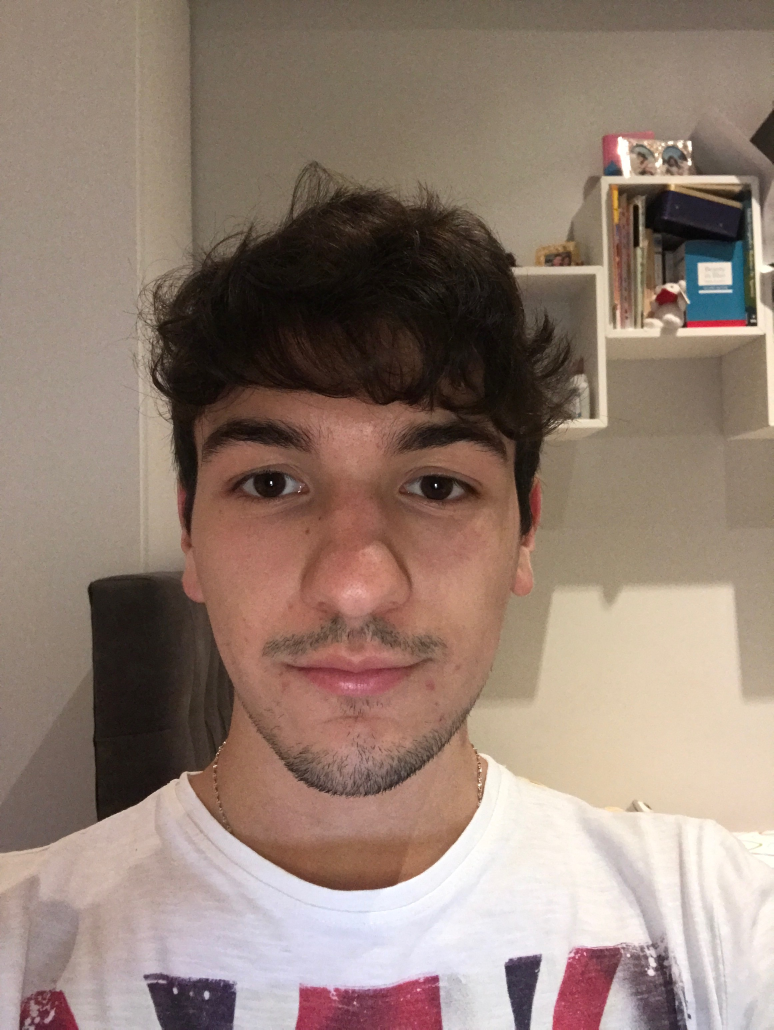
#> input picture notebook/samples/Alessandro/Selfie_1.jpg, 2320 x 3088 px (shown at 1/3 size)
$ jupyter execute --allow-errors deteccao-liveness-notebook.ipynb   (shell and % lines are left out)
#> lines starting #> are read from the running program, lines starting #| are printed output that depends on the picture
# MBA FIAP Inteligência Artificial & Machine Learning

## Visão Computacional: Análise de Imagens Médicas

> Atenção: este notebook foi desenhado para funcionar no **Google Collab**.

## 1. Introdução

Uma determinada fintech focada em consumidores finais pessoa física constataou um grande número de fraudes em transações bancárias.

O setor de fraudes apontou que existem clientes que se queixaram de não contratar serviços específicos, como o crédito pessoal, e após isso transferir para outras contas desconhecidas.

Após análises pelas equipes de segurança, os protocolos de utilização da senha foram realizados em conformidade, ou seja, cada cliente autenticou com sua própria senha de maneira regular.

Em função disso, o banco precisa arcar com reembolsos e medidas de contenção para evitar processos judiciais, pois os clientes alegam terem sido invadidos por hackers ou algo parecido.

Uma das formas de solucionar ou minimizar este problema é com a utilização de outras formas de autenticação, sobretudo em operações críticas, como a obtenção de crédito pessoal.

Desta forma podemos implementar uma verificação de identidade com prova de vida (liveness), que utilize uma verificação e identificação facial.

Caso o cliente não seja autenticado, ele será atendido por uma esteira dedicada e as evidências da não identificação serão encaminhadas para a área de IA para validação dos parâmetros e limiares para aperfeiçoamento do modelo.

Será necessário construir:

* Detector de faces
* Identificação de faces (podendo ser um comparador entre um rosto de documento e outra da prova de vida)
* Detecção de vivacidade (liveness) para evitar que um fraudador utilize uma foto estática.

>Formas alternativas de prover a identificação e prova de vivacidade, além destas que foram solicitadas poderão ser submetidas.

<p align="center">

</p>

Imagem retirada do [Grunge](https://www.grunge.com/192826/company-testing-robocop-facial-recognition-software-with-us-police/).

## 2. Instruções

Este projeto final tem como objetivo explorar os conhecimentos adquiridos nas aulas práticas.

Iremos constuir uma forma de validar se uma determinada imagem foi ou não adulterada e se trata de uma produção fraudade.

Existem diversas formas de validar a vivacidade, e neste sentido conto com a criatividade de vocês dado que já dominam encontrar uma face numa imagem, aplicar marcos faciais e até mesmo construir uma rede neural convulacional.

A abordagem mais simples é pela construção de uma rede neural com imagens de fotos de rostos de outras fotos e fotos de rostos sem modificações. Tal classificador deverá classificar se dada imagem possui vivacidade ou não com uma pontuação de probabilidade.

Referências que abordam o tema para servir de inspiração:

1. [PyImageSearch](https://pyimagesearch.com/2019/03/11/liveness-detection-with-opencv/), Liveness detection with OpenCV;
2. [Kickertech](https://kickertech.com/face-liveness-detection-via-opencv-and-tensorflow/), Liveness detection via OpenCV and Tensorflow.
3. [Towards Data Science](https://towardsdatascience.com/real-time-face-liveness-detection-with-python-keras-and-opencv-c35dc70dafd3?gi=24f8e1b740f9), Real-time face liveness detection with Python, Keras and Opencv2.

Este projeto poderá ser feita por grupos de até 4 pessoas.
Caso este projeto seja substitutivo, deverá ser realizado por apenas uma pessoa.

| Nome dos Integrantes     | RM            | Turma |
| :----------------------- | :-------------| :-----: |
| Vinícius Marcili         | RM 345167      | 1IAR |
| Guilherme             | RM 346006      | 1IAR |
| Fabiana            | RM 345858      | 1IAR |

## 3. Abordagem e organização da solução do problema (2 pontos)

Como o grupo pretende deteccar a prova de vivacidade de uma determinada imagem? Quais os passos e os building blocks deste processo?

**Resposta**:
- Para fazer a prova de vivacidade vamos ter amostras de fotos comuns e fotos de fotos (fakes). Tudo isso no mesmo dataset já com uma coluna indentificando se a foto é real ou fake (coluna type, 0 ou 1).
- Antes de treinar o modelo vamos tirar as faces independente do tipo da imagem
- Depois vamos duplicar a base toda para ter um número maior de amostras, aplicando uma transformação de espelhamento
- Separar em treino e teste
- Construir a rede CNN com `binary_crossentropy` para ter uma saida de % de vivacidade
- A saida deve ser um número que representa a porcantegem de vivacidade da foto

## 4 Desenvolvimento da solução (5,5 pontos)

Detalhe o passo-a-passo do algoritmo de deteção de vivacidade.
Se optar pela construção e treinamento de um modelo de redes neurais convulucionais, apresente a arquitetura, prepare os dados de treinamento, realize o treinamento.

### 4.1 Organização de dados para treinamento de modelo de liveness (2 pontos)

[cell 1]
import matplotlib.pyplot as plt
import tensorflow as tf
import os
import numpy as np
import pandas as pd
from sklearn.model_selection import train_test_split
from sklearn import preprocessing
import cv2
from tqdm import tqdm
from sklearn.metrics import accuracy_score
from os import path

[cell 2]
# Definindo um tamanho para padronizar as imagens
IMAGE_SIZE = [192, 192]
BATCH_SIZE = 25

[cell 3]
# Instanciando classificador de faces
haarcascade = cv2.CascadeClassifier(cv2.data.haarcascades + 'haarcascade_frontalface_default.xml')

[cell 4]
# Pegando todas as imagens da pasta samples
images = []
for dirname, _, filenames in os.walk('samples'):
  for filename in filenames:
    images.append(os.path.join(dirname, filename))
images = pd.DataFrame(images, columns=['filenames'])

[cell 5]
# Atribuindo o nome da pessoa ao caminho da imagem e o tipo da imagem (real [1] ou fake [0])
images['name'] = images['filenames'].apply(lambda x: x.split('/')[1])
images['type'] = images['filenames'].apply(lambda x: 1 if 'Selfie' in x.split('/')[2].split('_')[0] else 0)
images.head(5)

[cell 6]
images.__len__()

#> (a cell that did not finish here is left out)

[cell 8]
# Função para extrair a face da imagem
def get_face(img):
  imagem_gray = cv2.cvtColor(img,cv2.COLOR_BGR2GRAY)
  faces = haarcascade.detectMultiScale(imagem_gray, 1.3, 5)

  if np.array_equal(faces, ()):
    return None

  for (x,y,w,h) in faces:
    result = img[y:y+h, x:x+w]

  return cv2.cvtColor(cv2.resize(result, IMAGE_SIZE, interpolation=cv2.INTER_LANCZOS4), cv2.COLOR_BGR2GRAY)

#> (a cell that did not finish here is left out)

[cell 10]
# Extraindo faces e removendo imagens que não possuem faces
images.loc[:, 'face'] = images['filenames'].apply(lambda x: get_face(cv2.imread(x)))
#> in get_face, img is the input picture: shape (3088, 2320, 3); mean B, G, R 115.1, 126.9, 146.9
#> in get_face, `faces = haarcascade.detectMultiScale(imagem_gray, 1.3, 5)`: faces = [[450, 1029, 1264, 1264]]
#> the loop in get_face, `for (x,y,w,h) in faces:` made 1 pass
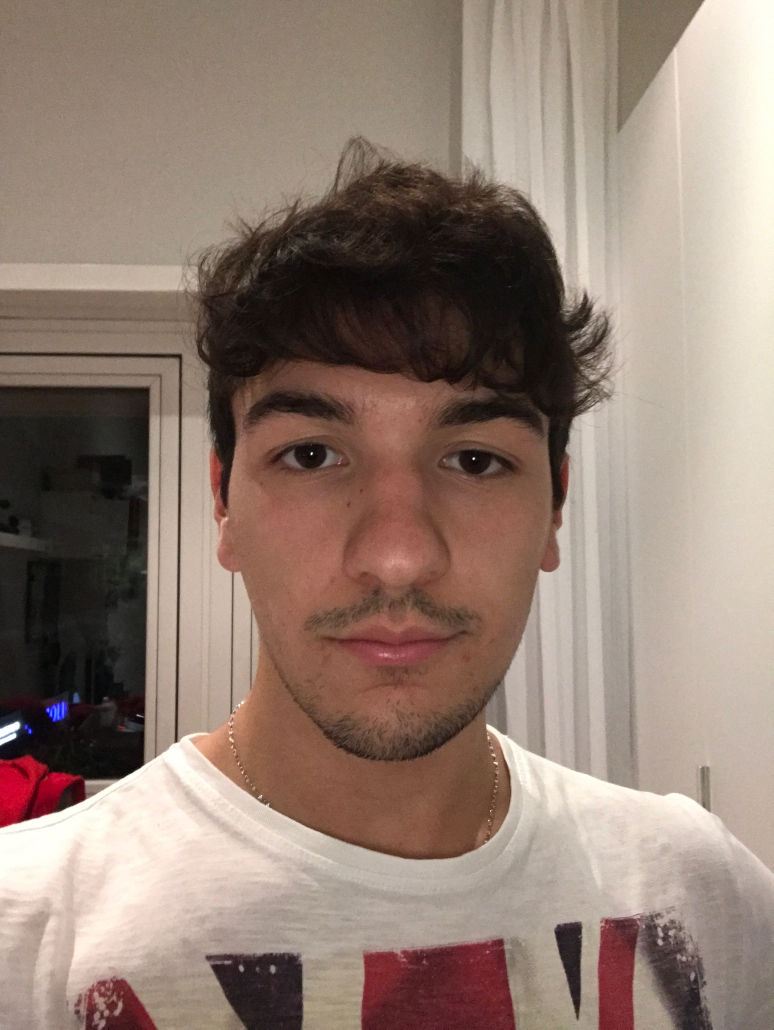
#> input picture notebook/samples/Alessandro/Selfie_5.jpg, 2320 x 3088 px (shown at 1/3 size)
#> in get_face, img is the input picture: shape (3088, 2320, 3); mean B, G, R 115.1, 126.7, 146.4
#> the loop in get_face (call 2), `for (x,y,w,h) in faces:` made 1 pass
#> (x, y, w, h) on pass 1: (563, 975, 1248, 1248)
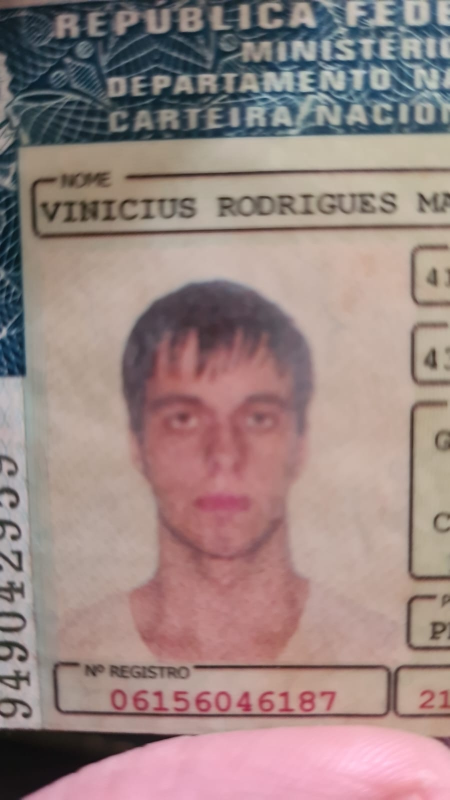
#> input picture notebook/samples/Vinicius/ID_1.jpg, 899 x 1599 px (shown at 1/2 size)
#> in get_face, img is the input picture: shape (1599, 899, 3); mean B, G, R 130.8, 133.9, 154.7
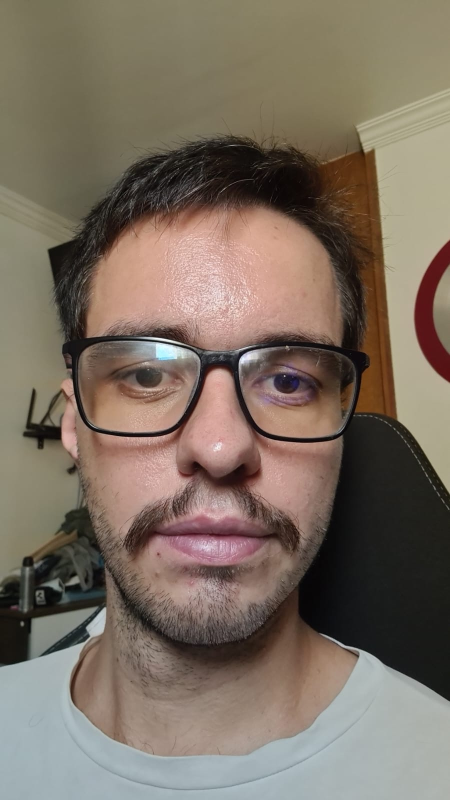
#> input picture notebook/samples/Vinicius/Selfie_1.jpg, 900 x 1600 px (shown at 1/2 size)
#> in get_face (call 4), `imagem_gray = cv2.cvtColor(img,cv2.COLOR_BGR2GRAY)`:
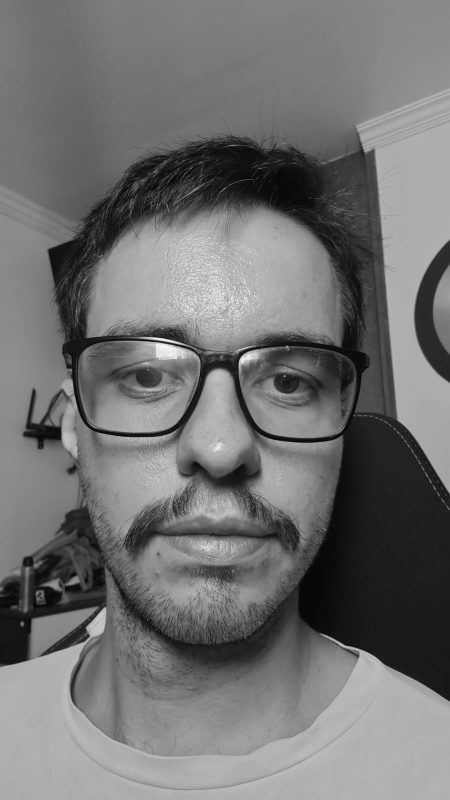
#> imagem_gray: shape (1600, 900) (shown at 1/2 size); min 0, max 255, mean 113.3
#> in get_face, img is the input picture: shape (1600, 900, 3); mean B, G, R 97.8, 110.8, 124
#> in get_face (call 4), `faces = haarcascade.detectMultiScale(imagem_gray, 1.3, 5)`: faces = [[74, 479, 727, 727]]
#> the loop in get_face (call 4), `for (x,y,w,h) in faces:` made 1 pass
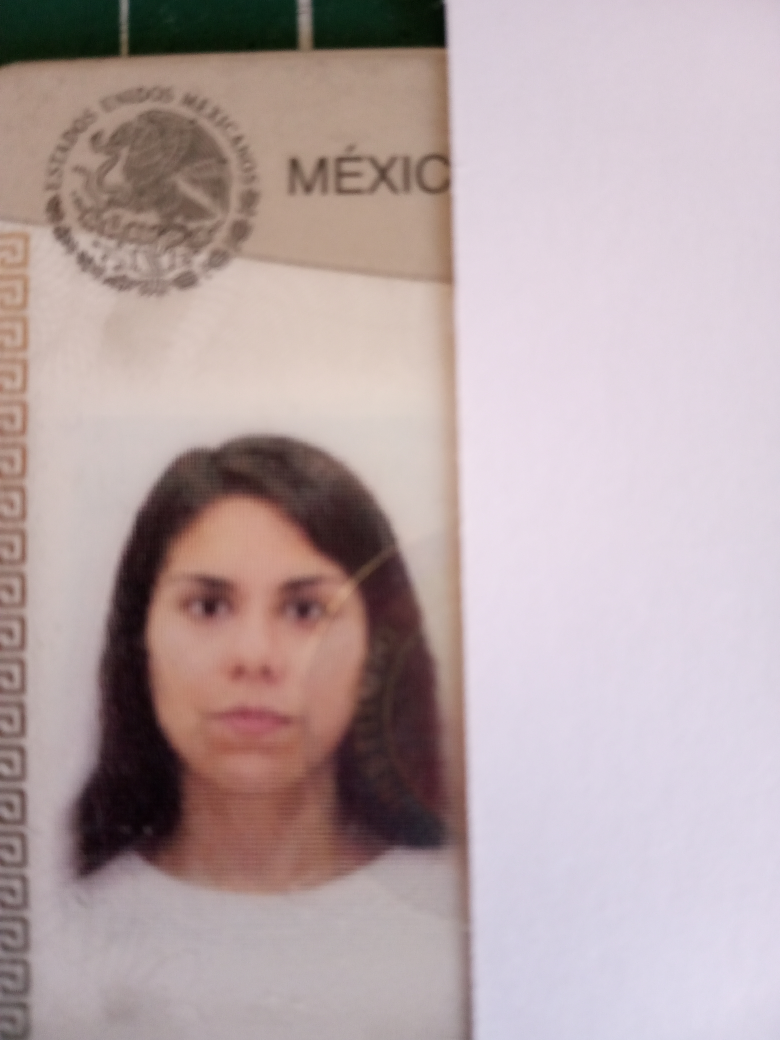
#> input picture notebook/samples/Alejandra/ID_1.jpg, 3120 x 4160 px (shown at 1/4 size)
#> in get_face (call 5), `imagem_gray = cv2.cvtColor(img,cv2.COLOR_BGR2GRAY)`:
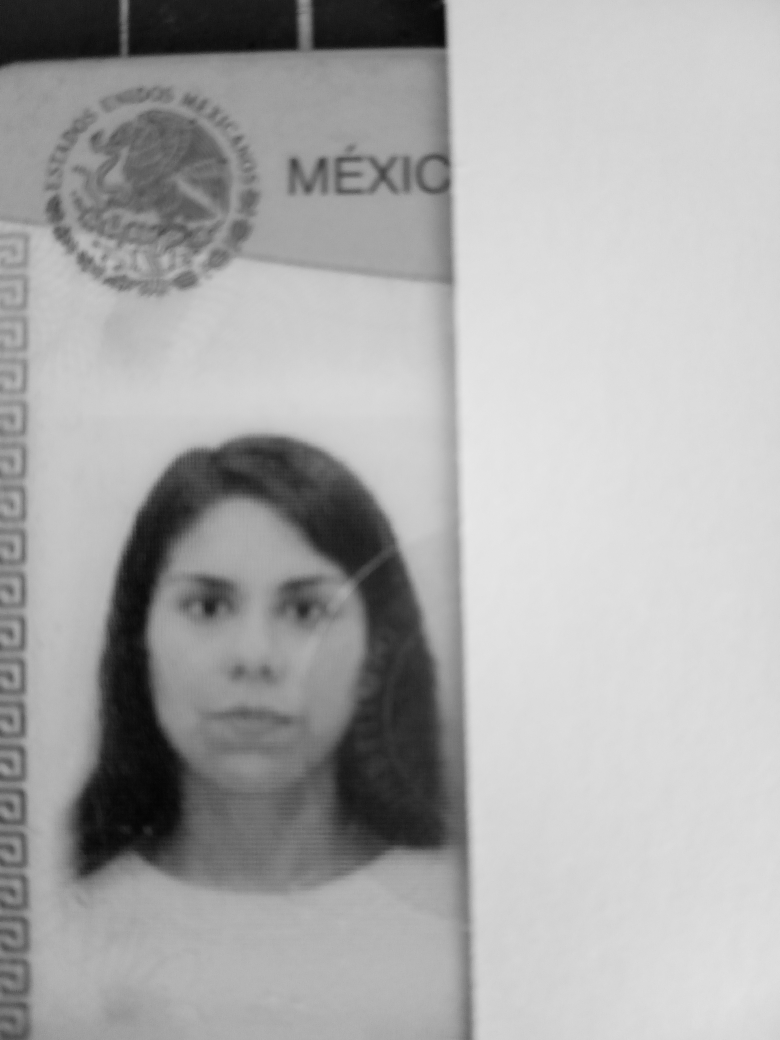
#> imagem_gray: shape (4160, 3120) (shown at 1/4 size); min 1, max 235, mean 170.1
#> in get_face, img is the input picture: shape (4160, 3120, 3); mean B, G, R 166.3, 164.8, 182.1
#> in get_face (call 5), `faces = haarcascade.detectMultiScale(imagem_gray, 1.3, 5)`: faces = [[469, 2015, 1076, 1076]]
#> the loop in get_face (call 5), `for (x,y,w,h) in faces:` made 1 pass
images = images.dropna()
images.head(5)

#> (a cell that did not finish here is left out)

[cell 12]
# Duplicando dados com o flip para aumentar o dataset
images = pd.concat([images, images], axis=0)
images = images.reset_index(drop=True)
images.loc[int(len(images)/2):, 'face'] = images['face'].apply(lambda x: cv2.flip(x, 1))

[cell 13]
images

[cell 14]
# Duplicando dados de imagens fake para aumentar o dataset da imagens fake
# rotacionando imagem 180 e 90 graus
images_fake = images[images['type'] == 0]
images_fake = pd.concat([images_fake, images_fake, images_fake], axis=0)
images_fake = images_fake.reset_index(drop=True)
images_fake.loc[:int(len(images_fake)/3), 'face'] = images_fake['face'].apply(lambda x: cv2.rotate(x, cv2.ROTATE_180))
images_fake.loc[int(len(images_fake)/3):int(len(images_fake)/3*2), 'face'] = images_fake['face'].apply(lambda x: cv2.rotate(x, cv2.ROTATE_90_CLOCKWISE))
images_fake.loc[int(len(images_fake)/3*2):, 'face'] = images_fake['face'].apply(lambda x: cv2.rotate(x, cv2.ROTATE_90_COUNTERCLOCKWISE))
images_fake

[cell 15]
images = pd.concat([images, images_fake], axis=0)
images = images.reset_index(drop=True)
images

[cell 16]
# total
images.__len__()

[cell 17]
# split dataset para o detector de faces
X_train, X_test, y_train, y_test = train_test_split(images['face'], images['name'], test_size=0.25, random_state=42)
len(X_train), len(X_test), len(y_train), len(y_test)

[cell 18]
y_train = y_train.to_numpy()
y_test = y_test.to_numpy()

[cell 19]
X_train = X_train.to_numpy()
X_test = X_test.to_numpy()
X_train = np.array([np.array(xi) for xi in X_train])
X_test = np.array([np.array(xi) for xi in X_test])

[cell 20]
# Transformando os nomes em labels númericas
le = preprocessing.LabelEncoder()
le.fit(list(set(images['name'])))
y_train_labels = le.transform(y_train)
y_test_labels = le.transform(y_test)

y_train_labels[0], y_train[0]

[cell 21]
le_dict = dict(zip(le.transform(le.classes_), le.classes_))
le_dict

[cell 22]
## Face Recognition
modelo_lbph = cv2.face.LBPHFaceRecognizer_create()
modelo_lbph.train(X_train, y_train_labels)
y_pred_lbph = []

for item in tqdm(X_test):
    y_pred_lbph.append(modelo_lbph.predict(item)[0])

acuracia_lbph = accuracy_score(y_test_labels, y_pred_lbph)

acuracia_lbph

[cell 23]
## Teste de reconhecimento com imagem real
imagem = cv2.imread('samples/Vinicius/Selfie_1.jpg')
imagem = cv2.cvtColor(imagem, cv2.COLOR_BGR2RGB)
roi = get_face(imagem)
#> in get_face (call 6), `faces = haarcascade.detectMultiScale(imagem_gray, 1.3, 5)`: faces = [[80, 491, 727, 727]]
#> the loop in get_face (call 6), `for (x,y,w,h) in faces:` made 1 pass
#> in get_face (call 6), `return cv2.cvtColor(cv2.resize(result, IMAGE_SIZE, interpolation=cv2.I..`:
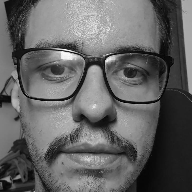
#> returned value: shape (192, 192); min 1, max 255, mean 99

le_dict[modelo_lbph.predict(roi)[0]], modelo_lbph.predict(roi)
#> Out = ('Vinicius', (2, 32.39))

[cell 24]
## Teste de reconhecimento com imagem fake
imagem = cv2.imread('samples/Vinicius/ID_1.jpg')
imagem = cv2.cvtColor(imagem, cv2.COLOR_BGR2RGB)
#> imagem: shape (1599, 899, 3)
roi = get_face(imagem)
#> in get_face (call 7), `faces = haarcascade.detectMultiScale(imagem_gray, 1.3, 5)`: faces = [[219, 660, 469, 469]]
#> the loop in get_face (call 7), `for (x,y,w,h) in faces:` made 1 pass
#> in get_face (call 7), `return cv2.cvtColor(cv2.resize(result, IMAGE_SIZE, interpolation=cv2.I..`:
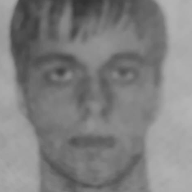
#> returned value: shape (192, 192); min 49, max 181, mean 127.7

le_dict[modelo_lbph.predict(roi)[0]], modelo_lbph.predict(roi)
#> Out = ('Vinicius', (2, 24.21))

### 4.2 Treinamento de modelo de liveness (1,5 pontos)

[cell 25]
X_train_liveness, X_test_liveness, y_train_liveness, y_test_liveness = train_test_split(images['face'], images['type'], test_size=0.15, random_state=42)

[cell 26]
y_train_liveness = y_train_liveness.to_numpy()
y_test_liveness = y_test_liveness.to_numpy()

[cell 27]
X_train_liveness = X_train_liveness.to_numpy()
X_test_liveness = X_test_liveness.to_numpy()
X_train_liveness = np.array([np.array(xi) for xi in X_train_liveness])
X_test_liveness = np.array([np.array(xi) for xi in X_test_liveness])

X_train_liveness.shape, X_test_liveness.shape, y_train_liveness.shape, y_test_liveness.shape

#> (a cell that did not finish here is left out)

#> (a cell that did not finish here is left out)

#> (a cell that did not finish here is left out)

#> (a cell that did not finish here is left out)

#> (a cell that did not finish here is left out)

### 4.3 Métricas de desempenho do modelo (2 pontos)

#> (a cell that did not finish here is left out)

#> (a cell that did not finish here is left out)

#> (a cell that did not finish here is left out)

## 5 Teste Fim-a-Fim

Simule a operação fim-a-fim, com uma imagem de entrada forjada (foto de foto de um rosto) e outra com uma imagem de rosto, exibindo o resultado da classificação e a pontuação de cada classe.

[cell 36]
def get_face_liveness(image_path):
  if (image_path is None or not str(path.exists(image_path))):
    return None
  image = cv2.imread(image_path)
  image = cv2.cvtColor(image, cv2.COLOR_BGR2RGB)
  image = get_face(image)
  if (image is None):
    return None
  image = image.reshape(1, IMAGE_SIZE[0], IMAGE_SIZE[1], 1)
  return image

def predict_liveness(image_path):
  face = get_face_liveness(image_path)
  if (face is None):
    return None
  return model.predict(face)[0][0] * 100

def predict_name(image_path):
#> called with image_path = 'samples/Vinicius/Selfie_5.jpg'
  if (image_path is None or not str(path.exists(image_path))):
    return None
  face = cv2.imread(image_path)
  face = cv2.cvtColor(face, cv2.COLOR_BGR2RGB)
  face = get_face(face)
#> in get_face (call 8), `faces = haarcascade.detectMultiScale(imagem_gray, 1.3, 5)`: faces = [[557, 952, 1243, 1243]]
#> the loop in get_face (call 8), `for (x,y,w,h) in faces:` made 1 pass
#> pass 1, in get_face (call 8), `result = img[y:y+h, x:x+w]`:
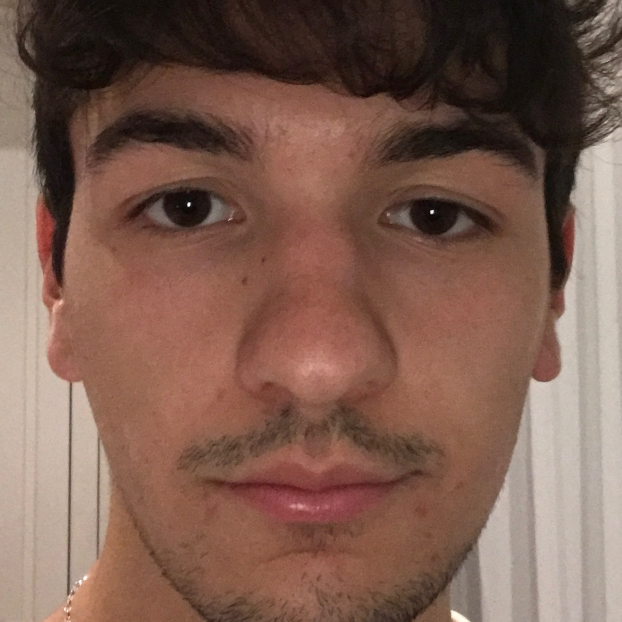
#> result: shape (1243, 1243, 3) (shown at 1/2 size); mean R, G, B 125.4, 93.5, 80.7
#> in get_face (call 8), `return cv2.cvtColor(cv2.resize(result, IMAGE_SIZE, interpolation=cv2.I..`:
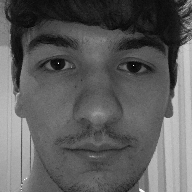
#> returned value: shape (192, 192); min 3, max 255, mean 93.3
  predict = modelo_lbph.predict(face)
#> predict = (1, 43.41)
  return le_dict[predict[0]], predict[1]

[cell 37]
# Imagem real
IMAGE = 'samples/Vinicius/Selfie_5.jpg'
face_detector_result = predict_name(IMAGE)
#> face_detector_result = ('Alessandro', 43.41)
#> (the rest of this cell did not finish here and is left out)

print("Nome: ", face_detector_result[0])
print("Confiança do nome: {}%".format(round(face_detector_result[1], 2)))
print("Confiança de vivacidade da foto: {}%".format(round(liveness_result, 2)))

[cell 38]
# Imagem de um documento
IMAGE = 'samples/Vinicius/ID_1.jpg'
face_detector_result = predict_name(IMAGE)
#> face_detector_result = ('Vinicius', 24.21)
#> (the rest of this cell did not finish here and is left out)

print("Nome: ", face_detector_result[0])
print("Confiança do nome: {}%".format(round(face_detector_result[1], 2)))
print("Confiança de vivacidade da foto: {}%".format(round(liveness_result, 2)))
